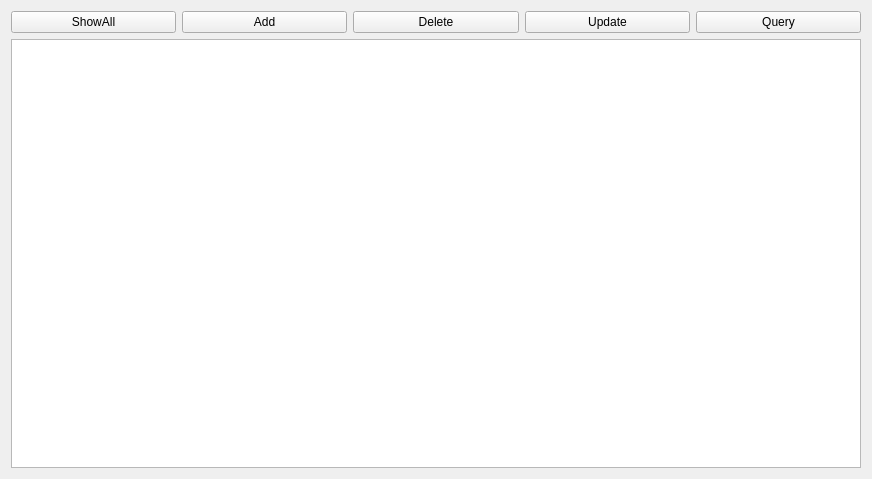
<?xml version="1.0" encoding="UTF-8"?>
<ui version="4.0">
 <class>StudentGradeClass</class>
 <widget class="QMainWindow" name="StudentGradeClass">
  <property name="geometry">
   <rect>
    <x>0</x>
    <y>0</y>
    <width>872</width>
    <height>479</height>
   </rect>
  </property>
  <property name="windowTitle">
   <string>StudentGrade</string>
  </property>
  <widget class="QWidget" name="centralWidget">
   <layout class="QVBoxLayout" name="verticalLayout">
    <item>
     <layout class="QHBoxLayout" name="horizontalLayout">
      <item>
       <widget class="QPushButton" name="btnShowAll">
        <property name="text">
         <string>ShowAll</string>
        </property>
       </widget>
      </item>
      <item>
       <widget class="QPushButton" name="btnAdd">
        <property name="text">
         <string>Add</string>
        </property>
       </widget>
      </item>
      <item>
       <widget class="QPushButton" name="btnDelete">
        <property name="text">
         <string>Delete</string>
        </property>
       </widget>
      </item>
      <item>
       <widget class="QPushButton" name="btnUpdate">
        <property name="text">
         <string>Update</string>
        </property>
       </widget>
      </item>
      <item>
       <widget class="QPushButton" name="btnQuery">
        <property name="text">
         <string>Query</string>
        </property>
       </widget>
      </item>
     </layout>
    </item>
    <item>
     <widget class="QTableView" name="tableView"/>
    </item>
   </layout>
  </widget>
 </widget>
 <layoutdefault spacing="6" margin="11"/>
 <resources>
  <include location="StudentGrade.qrc"/>
 </resources>
 <connections/>
</ui>
